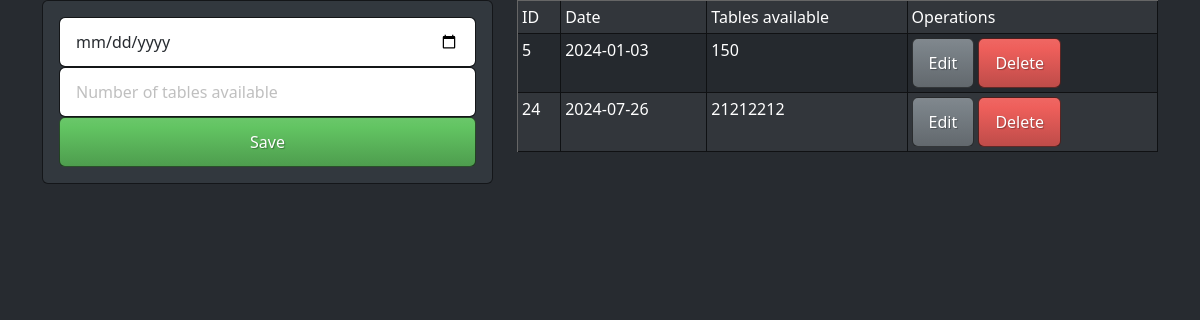
Before: / with the older database file.
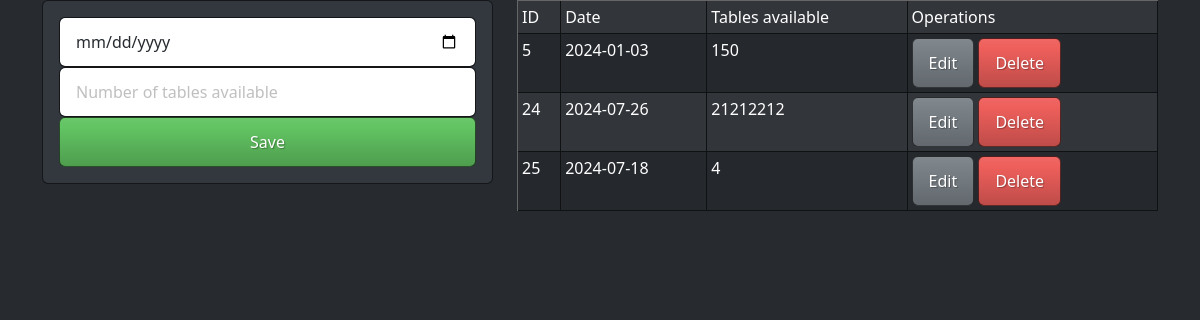
After: the same page with the newer database file.
### tables this page shows
CREATE TABLE dateToReserve
                (
                ID INTEGER PRIMARY KEY AUTOINCREMENT,
                  date DATE,
                  tableAvailable INTEGER
                );

### app/routes/routes.py (the view)
@global_scope.route("/", methods=['GET'])
def home():
    session['key'] = 'value'
    data = controllerDB.readRow()
    return render_template("home.html",dates = data)

### app/controller/controllerDB.py (called while the page is built)
def readRow():
    db_path = os.path.join("app", "database", "Restaurant.db")
    conn = sql.connect(db_path)
    cursor = conn.cursor()
    instruccion = f"SELECT * FROM dateToReserve "
    cursor.execute(instruccion)
    datos = cursor.fetchall()
    conn.commit()
    conn.close()
    return datos

### app/views/templates/home.html (shortened to what this page needs)
{% extends 'layout.html'%}
{% block body %}
<div class="row">
    <div class="col-md-5">
        <div class="card card-body">
            <form action="/reserve" method="POST">
                <div class="form-group">
                    <input type="date" name="date" class = "form-control">
                </div>
                <div class="form-group">
                    <input type="text" name="table available" placeholder="Number of tables available" class = "form-control">
                </div>
                <div class="form-group">
                    <button type="submit" class = "btn btn-success w-100">
                        Save
                    </button>
                </div>
            </form>
        </div>
    </div>
    <div class="col-md-7">
        <table class="table table-striped table-bordered bg-white table-sm">
            <thead>
                <tr>
                    <td>ID</td>
                    <td>Date</td>
                    <td>Tables available</td>
                    <td>Operations</td>
                </tr>
            </thead>
            <tbody>
                {% for date in dates %}
                <tr>
                    <td>{{ date.0 }}</td>
                    <td>{{ date.1 }}</td>
                    <td>{{ date.2 }}</td>
                    <td>
                        <a href="/edit/{{ date.1 }}" class = "btn btn-secondary">Edit</a>
                        <a href="/delete/{{ date.1 }}" method="DELETE" class = "btn btn-danger">Delete</a>
                    </td>
                </tr>
                {% endfor %}
            </tbody>
        </table>
    </div>
</div>
{% endblock %}

### app/views/templates/layout.html (shortened to what this page needs)
<!DOCTYPE html>
<html lang="en">
<head>
    <link rel="stylesheet" href="../static/css/bootstrap.css">
</head>
<body>
    <div class="container">
        {% block body %}
        {% endblock %}
    </div>
</body>
</html>

Changed rows visible on the page:
added dateToReserve: ID "25", date "2024-07-18", tableAvailable "4"
